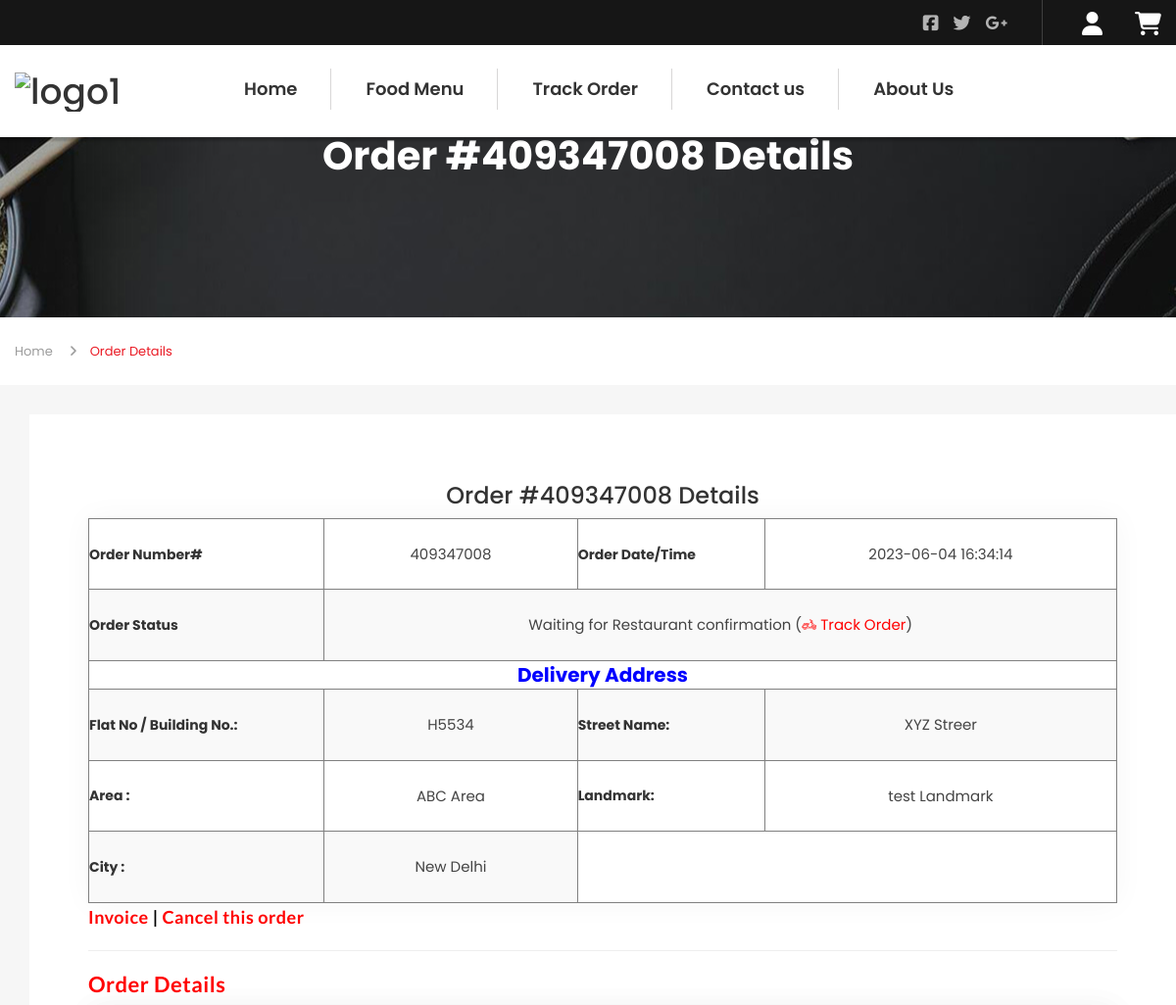
Before: /order-details.php?onumber=409347008 (signed in, upper part) with the older database file.
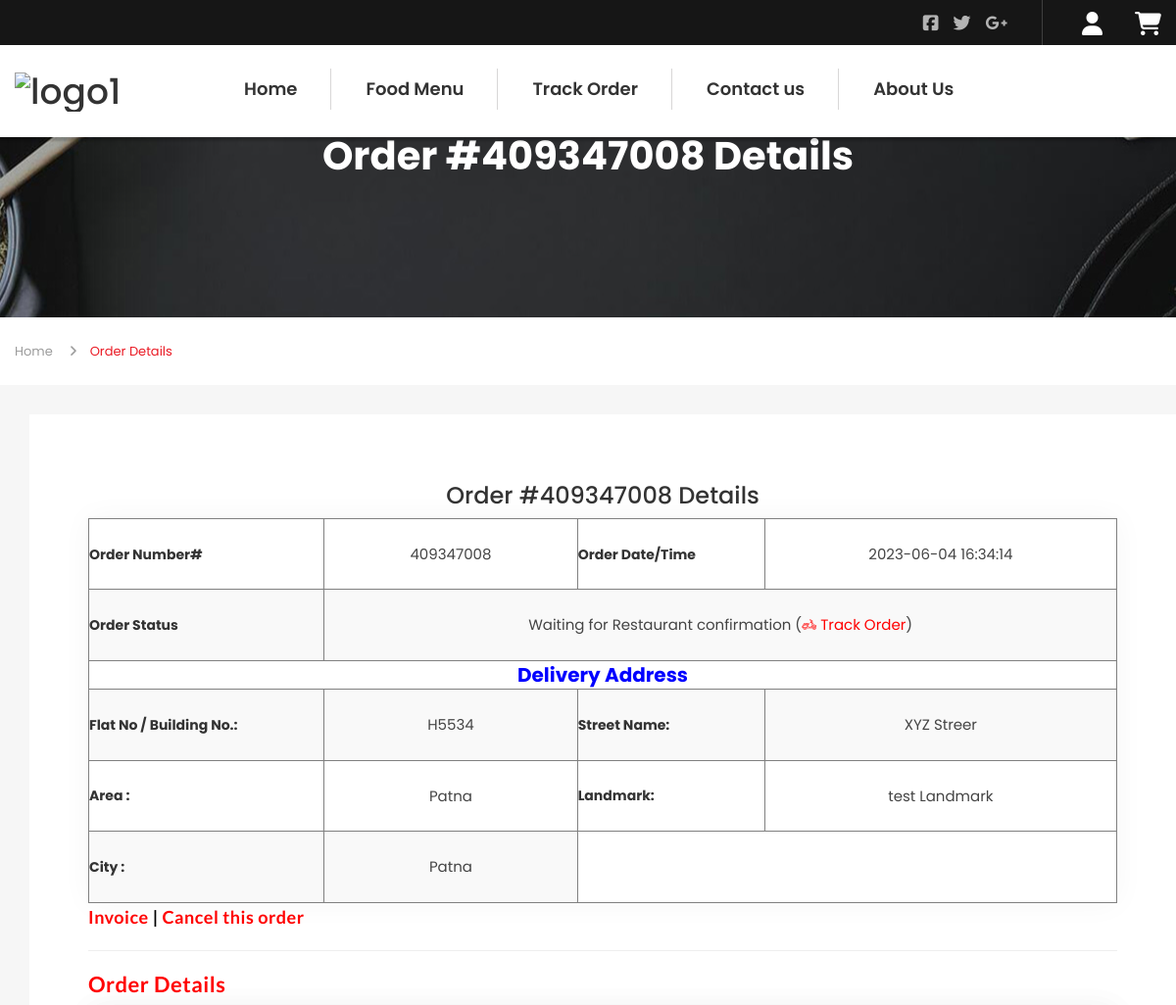
After: the same page with the newer database file.
### tables this page shows
CREATE TABLE `tblorderaddresses` (
  `ID` int(11) NOT NULL,
  `UserId` char(100) DEFAULT NULL,
  `Ordernumber` char(100) DEFAULT NULL,
  `Flatnobuldngno` varchar(255) DEFAULT NULL,
  `StreetName` varchar(255) DEFAULT NULL,
  `Area` varchar(255) DEFAULT NULL,
  `Landmark` varchar(255) DEFAULT NULL,
  `City` varchar(255) DEFAULT NULL,
  `OrderTime` timestamp NOT NULL DEFAULT current_timestamp(),
  `OrderFinalStatus` varchar(255) DEFAULT NULL
);

### order-details.php (the view, shortened to what this page needs)
<?php
include_once('includes/dbconnection.php');
   if (strlen($_SESSION['fosuid']==0)) {
  header('location:logout.php');
  } else{
?>
<!DOCTYPE html>
<html lang="en">
<head>
    <link rel="stylesheet" href="assets/css/icons.min.css">
    <link rel="stylesheet" href="assets/css/bootstrap.min.css">
    <link rel="stylesheet" href="assets/css/main.css">
    <link rel="stylesheet" href="assets/css/red-color.css">
    <link rel="stylesheet" href="assets/css/yellow-color.css">
    <link rel="stylesheet" href="assets/css/responsive.css">
</head>
<body itemscope>
<?php include_once('includes/header.php');?>
        <section>
            <div class="block">
				<div class="fixed-bg" style="background-image: url(assets/images/topbg.jpg);"></div>
                <div class="page-title-wrapper text-center">
					<div class="col-md-12 col-sm-12 col-lg-12">
						<div class="page-title-inner">
							<h1 itemprop="headline">Order #<?php echo $_GET['onumber'];?> Details</h1>
						</div>
					</div>
                </div>
            </div>
        </section>
        <div class="bread-crumbs-wrapper">
            <div class="container">
                <ol class="breadcrumb">
                    <li class="breadcrumb-item"><a href="index.php" title="" itemprop="url">Home</a></li>
                    <li class="breadcrumb-item active">Order Details</li>
                </ol>
            </div>
        </div>
        <section>
            <div class="block gray-bg bottom-padd210 top-padd30">
                    <div class="container">
                        <div class="row">
                            <div class="col-md-12">
                            <div class="sec-box">
    							<div class="sec-wrapper">
    <div class="col-md-12 col-sm-12 col-lg-12" >
<div class="booking-table">
 <?php
$userid= $_SESSION['fosuid'];
$oid=$_GET['onumber'];
      $query=mysqli_query($con,"select * from  tblorderaddresses  where UserId='$userid' and Ordernumber='$oid'");
              while($row=mysqli_fetch_array($query))
              { ?>
                <h3 align="center">Order #<?php echo $oid;?> Details</h3>
<table border="1" style="padding-left:10%">
<tr>
<th>Order Number#</th>
<td><?php echo $row['Ordernumber'];?></td>
<th>Order Date/Time</th>
<td><?php echo $row['OrderTime']?></td>
</tr>
<tr>
<th>Order Status</th>
<td colspan="3"><?php $status=$row['OrderFinalStatus'];
if($status==''){
 echo "Waiting for Restaurant confirmation";
} else{
echo $status;
}
                                                    ?> (<a href="javascript:void(0);" onClick="popUpWindow('trackorder.php?oid=<?php echo htmlentities($row['Ordernumber']);?>');" title="Track order" style="color:red;"><i class="flaticon-transport"></i> Track Order</a>)</td>
</tr>
<tr>
    <th colspan="4" style="text-align:center;color:blue; font-size:20px;">Delivery Address</th>
</tr>
<tr>
<th>Flat No / Building No.:</th>
<td><?php echo $row['Flatnobuldngno']?></td>
<th>Street Name:</th>
<td> <?php echo $row['StreetName']?></td>
</tr>
<tr>
<th>Area :</th>
<td><?php echo $row['Area']?></td>
<th>Landmark:</th>
<td><?php echo $row['Landmark']?></td>
</tr>
<tr>
<th>City :</th>
<td><?php echo $row['City']?></td>
</tr>
</table>
   <p style="font-weight:bold; font-size:18px;"><a href="javascript:void(0);" onClick="popUpWindow('invoice.php?oid=<?php echo htmlentities($row['Ordernumber']);?>');" title="Order Invoice" style="color:red">Invoice</a> |
        <a href="javascript:void(0);" onClick="popUpWindow('cancelorder.php?oid=<?php echo htmlentities($row['Ordernumber']);?>');" title="Cancel this order" style="color:red">Cancel this order </a>
    </p>
<?php } ?>
<hr />
<p style="font-size:22px; color:red; font-weight:bold">Order Details</p>
</div>
                                    </div>
    							</div>
                            </div>
                        </div>
                    </div>
                </div>
            </div>
        </section>
    <?php include_once('includes/footer.php');
      ?>
    </main>
</body>
</html>
<?php } ?>

Changed rows visible on the page:
changed tblorderaddresses "XYZ Streer": Area "ABC Area" → "Patna"; City "New Delhi" → "Patna"
